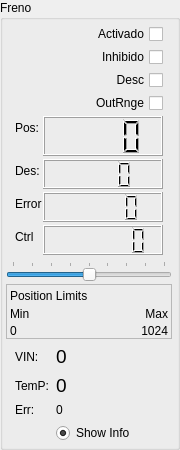
              <widget class="QGroupBox" name="BrakeValues_gBox_verLay">
               <property name="sizePolicy">
                <sizepolicy hsizetype="Preferred" vsizetype="Preferred">
                 <horstretch>0</horstretch>
                 <verstretch>0</verstretch>
                </sizepolicy>
               </property>
               <property name="minimumSize">
                <size>
                 <width>170</width>
                 <height>450</height>
                </size>
               </property>
               <property name="maximumSize">
                <size>
                 <width>180</width>
                 <height>525</height>
                </size>
               </property>
               <property name="autoFillBackground">
                <bool>true</bool>
               </property>
               <property name="title">
                <string>Freno</string>
               </property>
               <layout class="QVBoxLayout" name="verticalLayout_2">
                <property name="spacing">
                 <number>3</number>
                </property>
                <property name="leftMargin">
                 <number>3</number>
                </property>
                <property name="topMargin">
                 <number>1</number>
                </property>
                <property name="rightMargin">
                 <number>5</number>
                </property>
                <property name="bottomMargin">
                 <number>1</number>
                </property>
                <item>
                 <widget class="QFrame" name="frame_5">
                  <property name="minimumSize">
                   <size>
                    <width>136</width>
                    <height>0</height>
                   </size>
                  </property>
                  <layout class="QFormLayout" name="frmLay_Freno">
                   <property name="horizontalSpacing">
                    <number>1</number>
                   </property>
                   <property name="verticalSpacing">
                    <number>3</number>
                   </property>
                   <property name="topMargin">
                    <number>3</number>
                   </property>
                   <property name="bottomMargin">
                    <number>3</number>
                   </property>
                   <item row="6" column="0">
                    <widget class="QLabel" name="valorFreno_lbl">
                     <property name="minimumSize">
                      <size>
                       <width>20</width>
                       <height>0</height>
                      </size>
                     </property>
                     <property name="text">
                      <string>Pos:</string>
                     </property>
                    </widget>
                   </item>
                   <item row="6" column="1">
                    <widget class="QLCDNumber" name="frenoPos_lcd">
                     <property name="sizePolicy">
                      <sizepolicy hsizetype="Preferred" vsizetype="Preferred">
                       <horstretch>0</horstretch>
                       <verstretch>0</verstretch>
                      </sizepolicy>
                     </property>
                     <property name="minimumSize">
                      <size>
                       <width>75</width>
                       <height>40</height>
                      </size>
                     </property>
                     <property name="font">
                      <font>
                       <pointsize>14</pointsize>
                       <weight>75</weight>
                       <bold>true</bold>
                      </font>
                     </property>
                     <property name="digitCount">
                      <number>4</number>
                     </property>
                    </widget>
                   </item>
                   <item row="7" column="0">
                    <widget class="QLabel" name="label">
                     <property name="minimumSize">
                      <size>
                       <width>20</width>
                       <height>0</height>
                      </size>
                     </property>
                     <property name="text">
                      <string>Des:</string>
                     </property>
                    </widget>
                   </item>
                   <item row="7" column="1">
                    <widget class="QLCDNumber" name="frenoDes_lcd">
                     <property name="sizePolicy">
                      <sizepolicy hsizetype="Preferred" vsizetype="Preferred">
                       <horstretch>0</horstretch>
                       <verstretch>0</verstretch>
                      </sizepolicy>
                     </property>
                     <property name="minimumSize">
                      <size>
                       <width>0</width>
                       <height>30</height>
                      </size>
                     </property>
                     <property name="font">
                      <font>
                       <pointsize>14</pointsize>
                       <weight>75</weight>
                       <bold>true</bold>
                      </font>
                     </property>
                     <property name="digitCount">
                      <number>4</number>
                     </property>
                    </widget>
                   </item>
                   <item row="8" column="1">
                    <widget class="QLCDNumber" name="Freno_lcdError">
                     <property name="sizePolicy">
                      <sizepolicy hsizetype="Preferred" vsizetype="Preferred">
                       <horstretch>0</horstretch>
                       <verstretch>0</verstretch>
                      </sizepolicy>
                     </property>
                     <property name="minimumSize">
                      <size>
                       <width>0</width>
                       <height>30</height>
                      </size>
                     </property>
                    </widget>
                   </item>
                   <item row="8" column="0">
                    <widget class="QLabel" name="Freno_lblError">
                     <property name="text">
                      <string>Error</string>
                     </property>
                    </widget>
                   </item>
                   <item row="9" column="1">
                    <widget class="QLCDNumber" name="frenoControl_lcd">
                     <property name="enabled">
                      <bool>true</bool>
                     </property>
                     <property name="sizePolicy">
                      <sizepolicy hsizetype="Preferred" vsizetype="Preferred">
                       <horstretch>0</horstretch>
                       <verstretch>0</verstretch>
                      </sizepolicy>
                     </property>
                     <property name="minimumSize">
                      <size>
                       <width>30</width>
                       <height>30</height>
                      </size>
                     </property>
                     <property name="font">
                      <font>
                       <pointsize>14</pointsize>
                       <weight>75</weight>
                       <bold>true</bold>
                      </font>
                     </property>
                     <property name="smallDecimalPoint">
                      <bool>false</bool>
                     </property>
                     <property name="digitCount">
                      <number>6</number>
                     </property>
                    </widget>
                   </item>
                   <item row="9" column="0">
                    <widget class="QLabel" name="label_2">
                     <property name="minimumSize">
                      <size>
                       <width>20</width>
                       <height>0</height>
                      </size>
                     </property>
                     <property name="text">
                      <string>Ctrl</string>
                     </property>
                    </widget>
                   </item>
                   <item row="2" column="1">
                    <widget class="QCheckBox" name="Freno_Inhibido_chk">
                     <property name="layoutDirection">
                      <enum>Qt::RightToLeft</enum>
                     </property>
                     <property name="text">
                      <string>Inhibido</string>
                     </property>
                    </widget>
                   </item>
                   <item row="2" column="0">
                    <widget class="QLabel" name="label_7">
                     <property name="minimumSize">
                      <size>
                       <width>20</width>
                       <height>0</height>
                      </size>
                     </property>
                     <property name="text">
                      <string/>
                     </property>
                    </widget>
                   </item>
                   <item row="1" column="1">
                    <widget class="QCheckBox" name="Freno_Activado_chk">
                     <property name="layoutDirection">
                      <enum>Qt::RightToLeft</enum>
                     </property>
                     <property name="text">
                      <string>Activado</string>
                     </property>
                    </widget>
                   </item>
                   <item row="1" column="0">
                    <widget class="QLabel" name="FrenoActivado_lbl">
                     <property name="minimumSize">
                      <size>
                       <width>20</width>
                       <height>0</height>
                      </size>
                     </property>
                     <property name="text">
                      <string/>
                     </property>
                    </widget>
                   </item>
                   <item row="4" column="1">
                    <widget class="QCheckBox" name="chk_LED_Freno_OutR">
                     <property name="sizePolicy">
                      <sizepolicy hsizetype="Preferred" vsizetype="Fixed">
                       <horstretch>0</horstretch>
                       <verstretch>0</verstretch>
                      </sizepolicy>
                     </property>
                     <property name="minimumSize">
                      <size>
                       <width>50</width>
                       <height>0</height>
                      </size>
                     </property>
                     <property name="layoutDirection">
                      <enum>Qt::RightToLeft</enum>
                     </property>
                     <property name="text">
                      <string>OutRnge</string>
                     </property>
                    </widget>
                   </item>
                   <item row="3" column="1">
                    <widget class="QCheckBox" name="chk_LED_Freno_Desc">
                     <property name="sizePolicy">
                      <sizepolicy hsizetype="Preferred" vsizetype="Fixed">
                       <horstretch>0</horstretch>
                       <verstretch>0</verstretch>
                      </sizepolicy>
                     </property>
                     <property name="minimumSize">
                      <size>
                       <width>20</width>
                       <height>0</height>
                      </size>
                     </property>
                     <property name="layoutDirection">
                      <enum>Qt::RightToLeft</enum>
                     </property>
                     <property name="text">
                      <string>Desc</string>
                     </property>
                    </widget>
                   </item>
                  </layout>
                 </widget>
                </item>
                <item>
                 <widget class="QSlider" name="FrenoControl_Slider">
                  <property name="minimum">
                   <number>-3200</number>
                  </property>
                  <property name="maximum">
                   <number>3200</number>
                  </property>
                  <property name="singleStep">
                   <number>100</number>
                  </property>
                  <property name="pageStep">
                   <number>800</number>
                  </property>
                  <property name="orientation">
                   <enum>Qt::Horizontal</enum>
                  </property>
                  <property name="tickPosition">
                   <enum>QSlider::TicksAbove</enum>
                  </property>
                 </widget>
                </item>
                <item>
                 <widget class="QFrame" name="frame_2">
                  <property name="maximumSize">
                   <size>
                    <width>16777215</width>
                    <height>72</height>
                   </size>
                  </property>
                  <property name="frameShape">
                   <enum>QFrame::StyledPanel</enum>
                  </property>
                  <property name="frameShadow">
                   <enum>QFrame::Raised</enum>
                  </property>
                  <layout class="QVBoxLayout" name="verticalLayout_15">
                   <property name="spacing">
                    <number>3</number>
                   </property>
                   <property name="leftMargin">
                    <number>3</number>
                   </property>
                   <property name="topMargin">
                    <number>2</number>
                   </property>
                   <property name="rightMargin">
                    <number>3</number>
                   </property>
                   <property name="bottomMargin">
                    <number>0</number>
                   </property>
                   <item>
                    <widget class="QLabel" name="label_26">
                     <property name="text">
                      <string>Position Limits</string>
                     </property>
                    </widget>
                   </item>
                   <item>
                    <layout class="QFormLayout" name="formLayout_3">
                     <item row="0" column="0">
                      <widget class="QLabel" name="label_29">
                       <property name="text">
                        <string>Min</string>
                       </property>
                      </widget>
                     </item>
                     <item row="0" column="1">
                      <widget class="QLabel" name="label_28">
                       <property name="text">
                        <string>Max</string>
                       </property>
                       <property name="alignment">
                        <set>Qt::AlignRight|Qt::AlignTrailing|Qt::AlignVCenter</set>
                       </property>
                      </widget>
                     </item>
                     <item row="1" column="0">
                      <widget class="QLabel" name="brake_PosLimits_Min_lbl">
                       <property name="text">
                        <string>0</string>
                       </property>
                      </widget>
                     </item>
                     <item row="1" column="1">
                      <widget class="QLabel" name="brake_PosLimits_Max_lbl">
                       <property name="text">
                        <string>1024</string>
                       </property>
                       <property name="alignment">
                        <set>Qt::AlignRight|Qt::AlignTrailing|Qt::AlignVCenter</set>
                       </property>
                      </widget>
                     </item>
                    </layout>
                   </item>
                  </layout>
                 </widget>
                </item>
                <item>
                 <widget class="QFrame" name="Brake_Driver_lay_2">
                  <layout class="QFormLayout" name="Brake_Driver_lay">
                   <property name="horizontalSpacing">
                    <number>3</number>
                   </property>
                   <property name="verticalSpacing">
                    <number>6</number>
                   </property>
                   <property name="topMargin">
                    <number>3</number>
                   </property>
                   <property name="rightMargin">
                    <number>1</number>
                   </property>
                   <property name="bottomMargin">
                    <number>3</number>
                   </property>
                   <item row="0" column="0">
                    <widget class="QLabel" name="label_8">
                     <property name="text">
                      <string>VIN:</string>
                     </property>
                    </widget>
                   </item>
                   <item row="0" column="1">
                    <widget class="QLabel" name="Brake_VIN_lbl">
                     <property name="font">
                      <font>
                       <pointsize>14</pointsize>
                      </font>
                     </property>
                     <property name="text">
                      <string>0</string>
                     </property>
                    </widget>
                   </item>
                   <item row="1" column="0">
                    <widget class="QLabel" name="label_10">
                     <property name="text">
                      <string>TemP: </string>
                     </property>
                    </widget>
                   </item>
                   <item row="1" column="1">
                    <widget class="QLabel" name="Brake_Temp_lbl">
                     <property name="font">
                      <font>
                       <pointsize>14</pointsize>
                      </font>
                     </property>
                     <property name="text">
                      <string>0</string>
                     </property>
                    </widget>
                   </item>
                   <item row="2" column="0">
                    <widget class="QLabel" name="label_12">
                     <property name="text">
                      <string>Err:</string>
                     </property>
                    </widget>
                   </item>
                   <item row="2" column="1">
                    <widget class="QLabel" name="Brake_Error_lbl">
                     <property name="text">
                      <string>0</string>
                     </property>
                    </widget>
                   </item>
                   <item row="3" column="1">
                    <widget class="QRadioButton" name="brake_ShowInfo_rBtn">
                     <property name="text">
                      <string>Show Info</string>
                     </property>
                     <property name="checked">
                      <bool>true</bool>
                     </property>
                     <property name="autoExclusive">
                      <bool>false</bool>
                     </property>
                     <attribute name="buttonGroup">
                      <string notr="true">driversShowInfoSelect</string>
                     </attribute>
                    </widget>
                   </item>
                  </layout>
                 </widget>
                </item>
               </layout>
              </widget>
